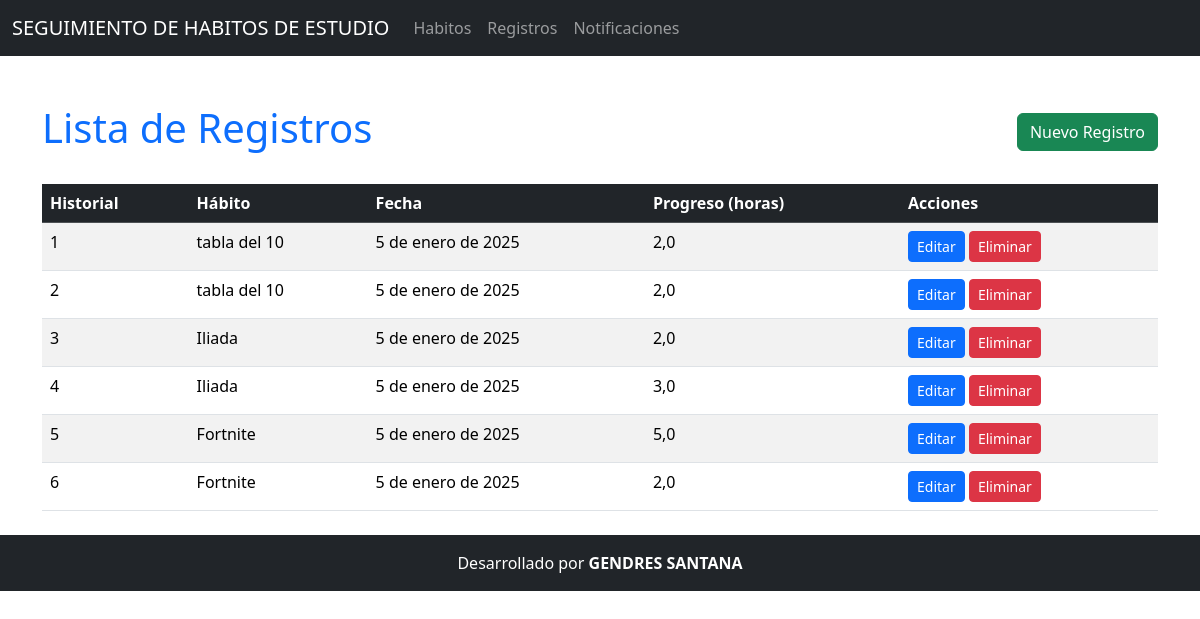
/registros/, run on the app's committed database.
### Aplicaciones/Seguimiento/models.py (models this page shows, shortened)
class Registro(models.Model):
    habito = models.ForeignKey(Habito, on_delete=models.CASCADE, related_name='registros')
    fecha = models.DateField()
    cantidad_completada = models.FloatField(help_text="Cantidad completada en horas")

class Habito(models.Model):
    TIPOS_HABITO = [
        ('Estudio', 'Estudio'),
        ('Lectura', 'Lectura'),
        ('Descanso', 'Descanso'),
    ]
    nombre = models.CharField(max_length=100)
    descripcion = models.TextField(blank=True, null=True)
    tipo = models.CharField(max_length=20, choices=TIPOS_HABITO)
    meta_diaria = models.FloatField(help_text="Meta diaria en horas")
    estado = models.BooleanField(default=True)  # Activo o Inactivo

### Aplicaciones/Seguimiento/views.py (the view)
# urls.py: path('registros/', views.listar_registros, name='listar_registros'),
def listar_registros(request):
    registros = Registro.objects.all()
    return render(request, 'registros/listar_registros.html', {'registros': registros})

### Aplicaciones/Seguimiento/templates/registros/listar_registros.html (shortened to what this page needs)
{% extends "plantilla.html" %}
{% block contenido %}
<div class="container mt-5">
    <div class="d-flex justify-content-between align-items-center mb-4">
        <h1 class="text-primary">Lista de Registros</h1>
        <a href="{% url 'crear_registro' %}" class="btn btn-success">
             Nuevo Registro
        </a>
    </div>
    {% if registros %}
        <table class="table table-striped table-hover">
            <thead class="table-dark">
                <tr>
                    <th>Historial</th>
                    <th>Hábito</th>
                    <th>Fecha</th>
                    <th>Progreso (horas)</th>
                    <th>Acciones</th>
                </tr>
            </thead>
            <tbody>
                {% for registro in registros %}
                <tr>
                    <td>{{ forloop.counter }}</td>
                    <td>{{ registro.habito.nombre }}</td>
                    <td>{{ registro.fecha }}</td>
                    <td>{{ registro.cantidad_completada }}</td>
                    <td>
                        <a href="{% url 'editar_registro' registro.id %}" class="btn btn-primary btn-sm">
                             Editar
                        </a>
                        <a href="{% url 'eliminar_registro' registro.id %}" class="btn btn-danger btn-sm" >
                             Eliminar
                        </a>
                    </td>
                </tr>
                {% endfor %}
            </tbody>
        </table>
    {% else %}
        <div class="alert alert-warning text-center">
            No hay registros disponibles. <a href="{% url 'crear_registro' %}">Crea el primero aquí</a>.
        </div>
    {% endif %}
</div>
{% endblock %}

### data on the page
Registro: habito.nombre "tabla del 10", fecha "5 de enero de 2025", cantidad_completada "2,0"
Registro: habito.nombre "tabla del 10", fecha "5 de enero de 2025", cantidad_completada "2,0"
Registro: habito.nombre "Iliada", fecha "5 de enero de 2025", cantidad_completada "2,0"
Registro: habito.nombre "Iliada", fecha "5 de enero de 2025", cantidad_completada "3,0"
Registro: habito.nombre "Fortnite", fecha "5 de enero de 2025", cantidad_completada "5,0"
Registro: habito.nombre "Fortnite", fecha "5 de enero de 2025", cantidad_completada "2,0"
